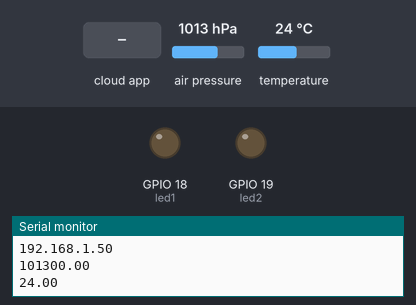
This sketch was run on a simulated ESP32. On the bench: output pins drawn as LEDs (lit = HIGH), the last lines printed to the serial monitor. Inputs (shaded band) come from the test bench; at power-on: air pressure 1013 hPa, temperature 24 °C. WiFi joins after 1.5 s; servers stay silent unless stated; no MQTT or app messages arrive unless stated.

Above: at 2.7 s.
2.8 s: the phone or cloud app sets sw1 to ON
At 3.5 s:
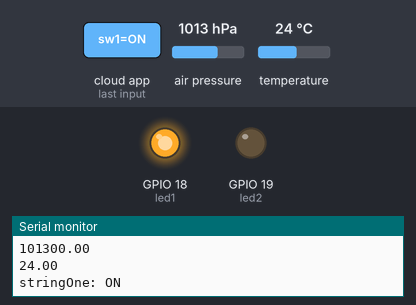
4.3 s: the phone or cloud app sets sw2 to ON
At 5.5 s:
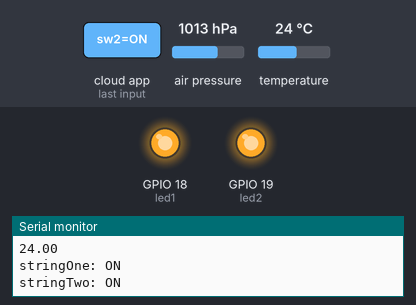
5.8 s: the phone or cloud app sets sw1 to OFF
At 6.6 s:
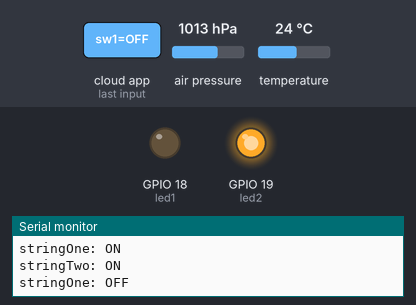
7.3 s: the phone or cloud app sets sw2 to OFF
At 8.7 s:
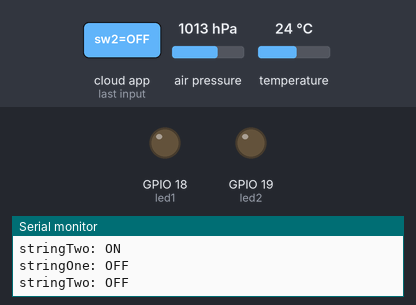
Timing chart, 0 to 9.8 s (numbered marks = the images above; inputs shaded):
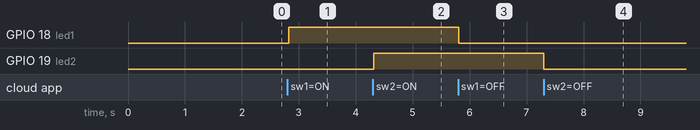

The sketch:

project249.ino
```cpp
#include <WiFi.h>
#include <Adafruit_BMP085.h>
#include "Adafruit_MQTT.h"
#include "Adafruit_MQTT_Client.h"


#define WLAN_SSID       "WR3005N3-757E"
#define WLAN_PASS       "70029949"


#define AIO_SERVER      "io.adafruit.com"
#define AIO_SERVERPORT  1883
#define AIO_USERNAME  "Tamtap"
#define AIO_KEY       "aio_ozIw67GZ2KKiwjN7Uvz5HDQeiuY0"

WiFiClient client;

Adafruit_MQTT_Client mqtt(&client, AIO_SERVER, AIO_SERVERPORT, AIO_USERNAME, AIO_KEY);

Adafruit_MQTT_Publish temperature = Adafruit_MQTT_Publish(&mqtt, AIO_USERNAME "/feeds/temperature");

Adafruit_MQTT_Publish level = Adafruit_MQTT_Publish(&mqtt, AIO_USERNAME "/feeds/level");

Adafruit_MQTT_Subscribe sw1 = Adafruit_MQTT_Subscribe(&mqtt, AIO_USERNAME "/feeds/sw1");

Adafruit_MQTT_Subscribe sw2 = Adafruit_MQTT_Subscribe(&mqtt, AIO_USERNAME "/feeds/sw2");

void MQTT_connect();

const int led1 = 18;
const int led2 = 19;

float p;
float q;

String stringOne, stringTwo;

Adafruit_BMP085 bmp;

void setup() {
  Serial.begin(9600);
  delay(10);

  pinMode(led1, OUTPUT);
  pinMode(led2, OUTPUT);

  digitalWrite(led1, LOW);
  digitalWrite(led2, LOW);

  Serial.println(F("Adafruit MQTT demo"));

  Serial.println(); Serial.println();
  Serial.print("Connecting to ");
  Serial.println(WLAN_SSID);

  WiFi.begin(WLAN_SSID, WLAN_PASS);
  while (WiFi.status() != WL_CONNECTED) {
    delay(500);
    Serial.print(".");
  }
  Serial.println();

  Serial.println("WiFi connected");
  Serial.println("IP address: "); Serial.println(WiFi.localIP());

  mqtt.subscribe(&sw1);

  mqtt.subscribe(&sw2);

  if (!bmp.begin()) {
    Serial.println("BMP180 Sensor not found ! ! !");
    while (1) {}
  }
}

uint32_t x = 0;

void loop() {


  p = bmp.readPressure();
  q = bmp.readTemperature();
  Serial.println(p);
  Serial.println(q);
  delay(100);

  MQTT_connect();


  Adafruit_MQTT_Subscribe *subscription;
  while ((subscription = mqtt.readSubscription(5000))) {
    if (subscription == &sw1) {

      stringOne = (char *)sw1.lastread;
      Serial.print(F("stringOne: "));
      Serial.println(stringOne);

      if (stringOne == "ON") {
        digitalWrite(led1, HIGH);
      }
      if (stringOne == "OFF") {
        digitalWrite(led1, LOW);
      }
    }

    if (subscription == &sw2) {

      stringTwo = (char *)sw2.lastread;
      Serial.print(F("stringTwo: "));
      Serial.println(stringTwo);

      if (stringTwo == "ON") {
        digitalWrite(led2, HIGH);
      }
      if (stringTwo == "OFF") {
        digitalWrite(led2, LOW);
      }

    }
  }


  if (! temperature.publish(q)) {

  } else {

  }

  if (! level.publish(p)) {

  } else {

  }


}

void MQTT_connect() {
  int8_t ret;

  if (mqtt.connected()) {
    return;
  }

  uint8_t retries = 3;
  while ((ret = mqtt.connect()) != 0) {

    mqtt.disconnect();
    delay(5000);
    retries--;
    if (retries == 0) {
      while (1);
    }
  }

}
```

Measured:
- after the input at 2.8 s, GPIO 18 (led1): LOW → HIGH at once
- after the input at 4.3 s, GPIO 19 (led2): LOW → HIGH at once
- after the input at 5.8 s, GPIO 18 (led1): HIGH → LOW at once
- after the input at 7.3 s, GPIO 19 (led2): HIGH → LOW at once
